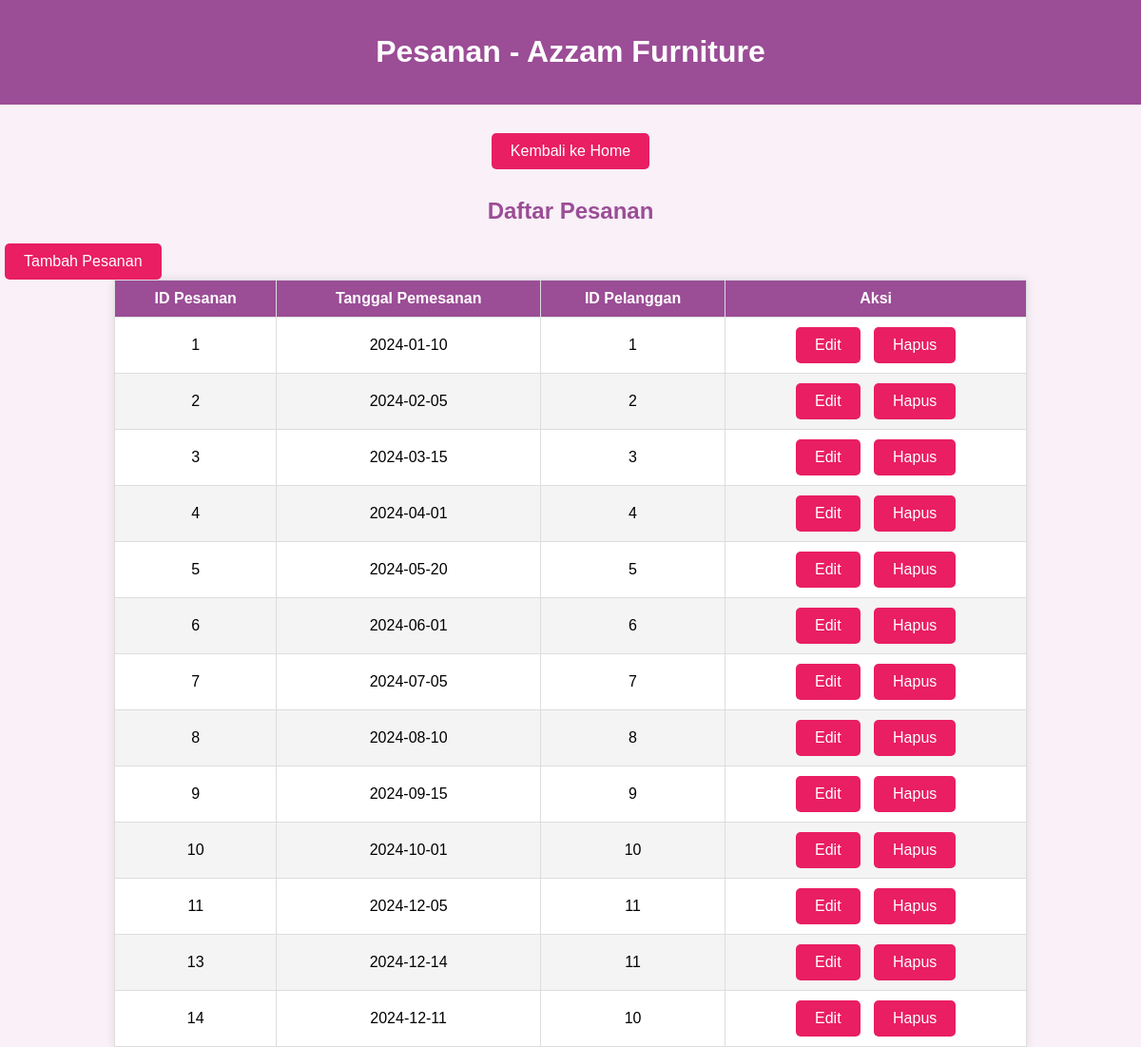
/pesanan.php, run on the app's committed database.
### tables this page shows
CREATE TABLE `pesanan` (
  `id_pesanan` int(12) NOT NULL,
  `tanggal_pemesanan` date NOT NULL,
  `id_pelanggan` int(12) DEFAULT NULL
);

### pesanan.php (the view, shortened to what this page needs)
<?php
include('database_project.php');
$sql = "SELECT * FROM pesanan";
$result = $conn->query($sql);
?>
<!DOCTYPE html>
<html lang="id">
<head>
    <link rel="stylesheet" href="style.css">
</head>
<body>
<header>
    <h1>Pesanan - Azzam Furniture</h1>
</header>
<nav>
    <a href="index.php">Kembali ke Home</a>
</nav>
<h2>Daftar Pesanan</h2>
<a href="pesanan_insert.php" class="button">Tambah Pesanan</a>
<table border="1" cellpadding="10" cellspacing="0">
    <thead>
        <tr>
            <th>ID Pesanan</th>
            <th>Tanggal Pemesanan</th>
            <th>ID Pelanggan</th>
            <th>Aksi</th>
        </tr>
    </thead>
    <tbody>
        <?php while($row = $result->fetch_assoc()): ?>
            <tr>
                <td><?php echo $row['id_pesanan']; ?></td>
                <td><?php echo $row['tanggal_pemesanan']; ?></td>
                <td><?php echo $row['id_pelanggan']; ?></td>
                <td>
                    <a href="pesanan_edit.php?id=<?php echo $row['id_pesanan']; ?>" class="button">Edit</a>
                    <a href="pesanan_delete.php?id=<?php echo $row['id_pesanan']; ?>" class="button" onclick="return confirm('Apakah Anda yakin ingin menghapus?')">Hapus</a>
                </td>
            </tr>
        <?php endwhile; ?>
    </tbody>
</table>
</body>
</html>

### style.css (style rules this page uses)
body { font-family: Arial, sans-serif; margin: 0; padding: 0; background-color: #f9f0f8; }
header { background-color: #9b4d96; color: white; padding: 15px; text-align: center; }
nav { display: flex; flex-wrap: wrap; justify-content: center; margin: 20px; }
nav a { background-color: #e91e63; color: white; padding: 10px 20px; margin: 10px; text-decoration: none; border-radius: 5px; font-size: 16px; }
h2 { text-align: center; font-size: 24px; color: #9b4d96; margin-bottom: 20px; }
a.button { display: block; text-align: center; background-color: #e91e63; color: white; padding: 10px 20px; border-radius: 5px; text-decoration: none; font-size: 16px; margin: 0 auto 20px auto; }
table { width: 80%; margin: 0 auto; border-collapse: collapse; background-color: #fff; box-shadow: 0 0 10px rgba(0, 0, 0, 0.1); }
table th, table td { text-align: center; padding: 10px; border: 1px solid #ddd; }
table th { background-color: #9b4d96; color: white; }
table tbody tr:nth-child(even) { background-color: #f4f4f4; }
a.button { background-color: #e91e63; color: white; padding: 5px 10px; border-radius: 5px; text-decoration: none; font-size: 14px; margin: 0 5px; }
a.button { display: inline-block; background-color: #e91e63; color: white; padding: 10px 20px; border-radius: 5px; text-decoration: none; font-size: 16px; text-align: center; }

### data on the page
pesanan: id_pesanan "1", tanggal_pemesanan "2024-01-10", id_pelanggan "1"
pesanan: id_pesanan "2", tanggal_pemesanan "2024-02-05", id_pelanggan "2"
pesanan: id_pesanan "3", tanggal_pemesanan "2024-03-15", id_pelanggan "3"
pesanan: id_pesanan "4", tanggal_pemesanan "2024-04-01", id_pelanggan "4"
pesanan: id_pesanan "5", tanggal_pemesanan "2024-05-20", id_pelanggan "5"
pesanan: id_pesanan "6", tanggal_pemesanan "2024-06-01", id_pelanggan "6"
pesanan: id_pesanan "7", tanggal_pemesanan "2024-07-05", id_pelanggan "7"
pesanan: id_pesanan "8", tanggal_pemesanan "2024-08-10", id_pelanggan "8"
pesanan: id_pesanan "9", tanggal_pemesanan "2024-09-15", id_pelanggan "9"
pesanan: id_pesanan "10", tanggal_pemesanan "2024-10-01", id_pelanggan "10"
pesanan: id_pesanan "11", tanggal_pemesanan "2024-12-05", id_pelanggan "11"
pesanan: id_pesanan "13", tanggal_pemesanan "2024-12-14", id_pelanggan "11"
pesanan: id_pesanan "14", tanggal_pemesanan "2024-12-11", id_pelanggan "10"
